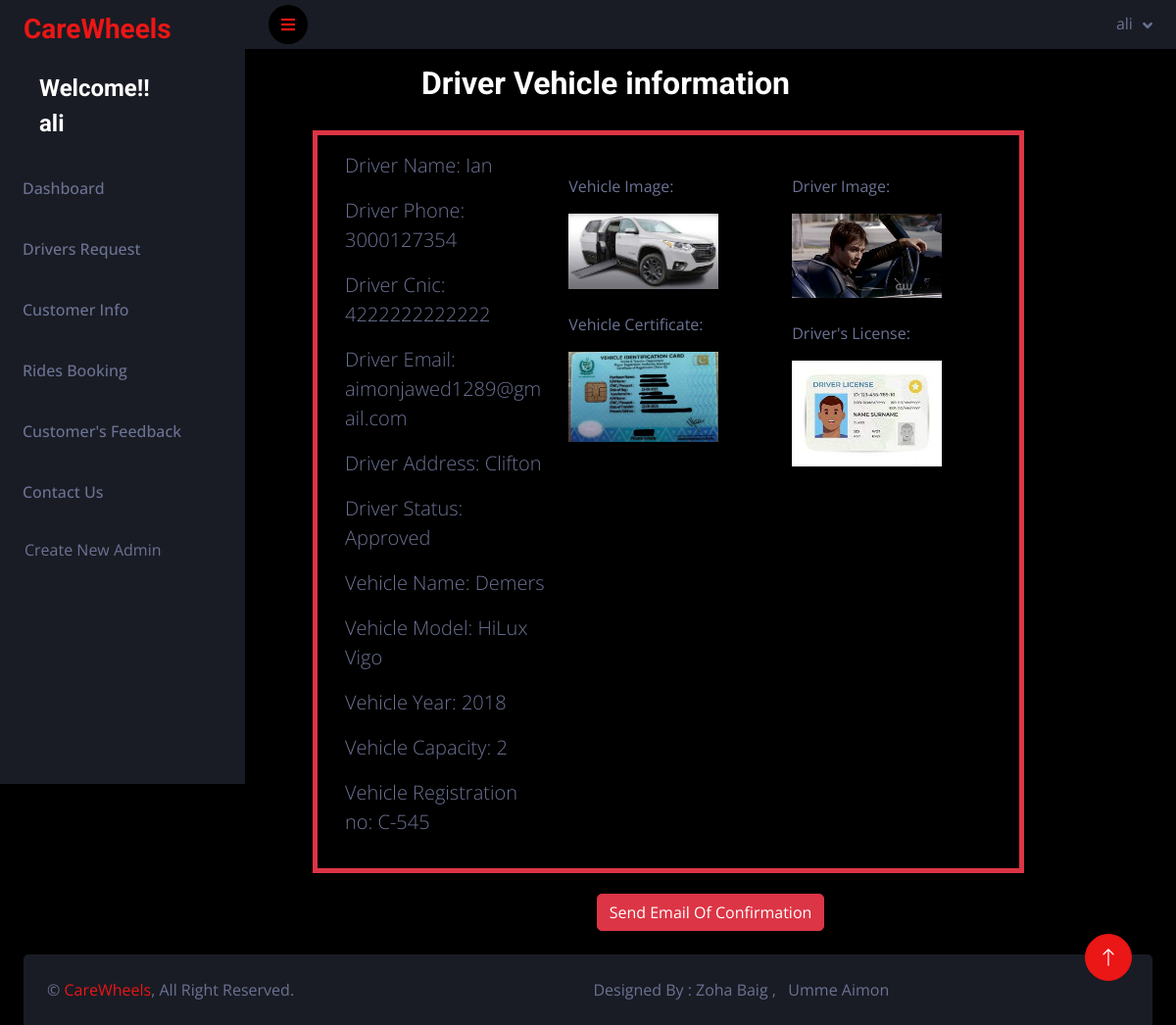
The page /admin/get_vehicle_info.php?d_id=23 (signed in) on the database as committed earlier.
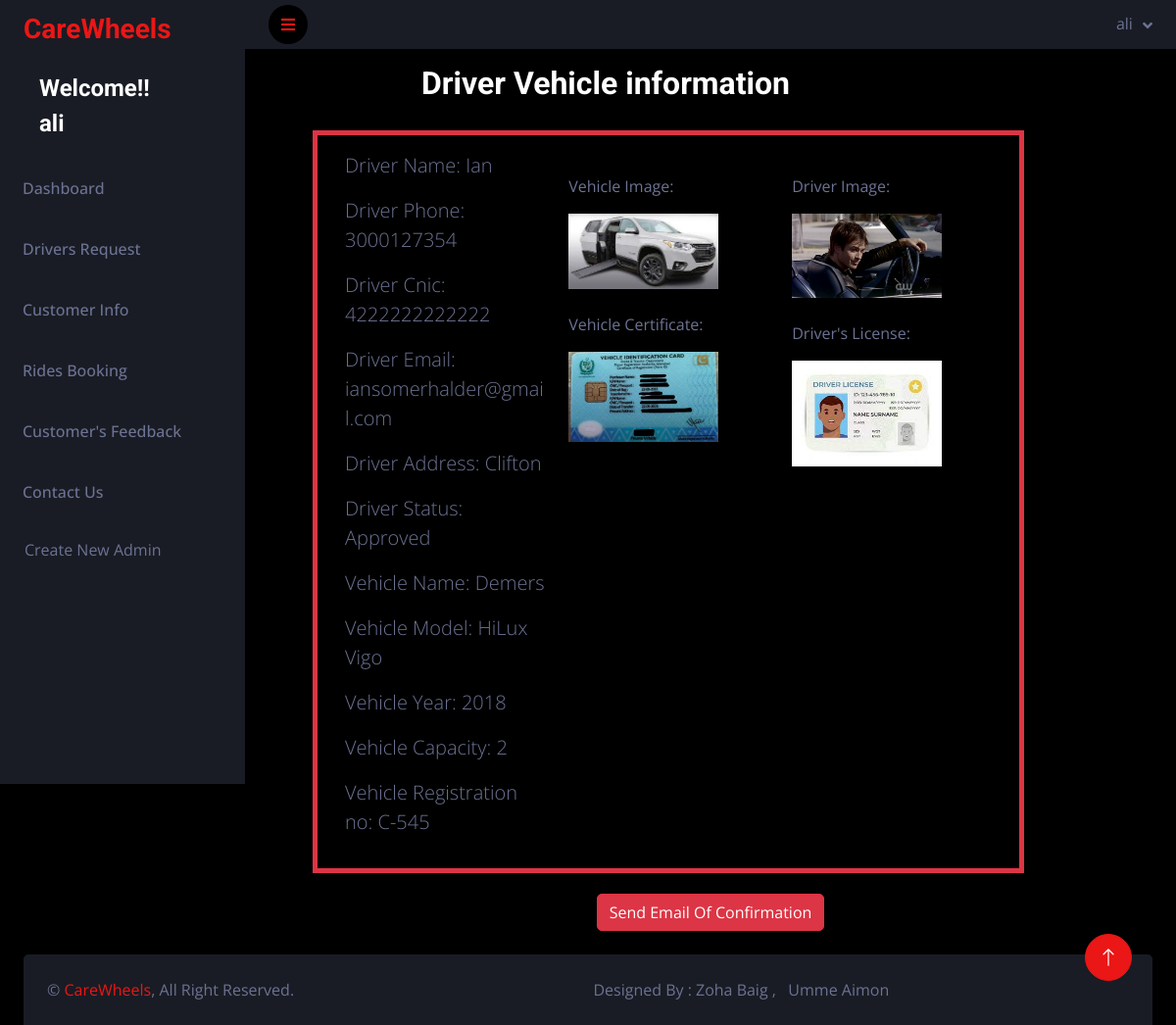
The same page on the database as committed later.
### tables this page shows
CREATE TABLE `vehicles` (
  `v_id` int(11) NOT NULL,
  `v_name` varchar(55) NOT NULL,
  `v_model` varchar(55) NOT NULL,
  `v_year` int(11) NOT NULL,
  `v_capacity` int(11) NOT NULL,
  `v_regNum` varchar(55) NOT NULL,
  `d_id` int(11) NOT NULL,
  `v_drv_img` varchar(255) DEFAULT NULL,
  `v_cert_img` varchar(255) DEFAULT NULL,
  `v_img` varchar(255) DEFAULT NULL,
  `v_drv_lic` varchar(255) DEFAULT NULL
);

CREATE TABLE `drivers` (
  `d_id` int(11) NOT NULL,
  `d_fname` varchar(55) NOT NULL,
  `d_lname` varchar(55) NOT NULL,
  `d_phone` bigint(11) NOT NULL,
  `CNIC` bigint(13) NOT NULL,
  `d_email` varchar(55) NOT NULL,
  `d_address` varchar(55) NOT NULL,
  `d_password` varchar(55) NOT NULL,
  `d_status` varchar(55) DEFAULT NULL
);

### admin/get_vehicle_info.php (the view, shortened to what this page needs)
<!DOCTYPE html>
<?php
require("connect.php");
if($_SESSION["a_email"]){
?>
<html lang="en">
<head>
    <link href="https://cdnjs.cloudflare.com/ajax/libs/font-awesome/5.10.0/css/all.min.css" rel="stylesheet">
    <link href="https://cdn.jsdelivr.net/npm/bootstrap-icons@1.4.1/font/bootstrap-icons.css" rel="stylesheet">
    <link href="lib/owlcarousel/assets/owl.carousel.min.css" rel="stylesheet">
    <link href="lib/tempusdominus/css/tempusdominus-bootstrap-4.min.css" rel="stylesheet" />
    <link href="css/bootstrap.min.css" rel="stylesheet">
    <link href="css/style.css" rel="stylesheet">
</head>
<body>
<div class="page-wrapper">
      <?php
      include('sidebar.php');
   if (isset($_GET['d_id'])) {
$d_id = $_GET['d_id'];
$vquery = "SELECT * FROM drivers JOIN vehicles ON drivers.d_id = vehicles.d_id  WHERE drivers.d_id = $d_id ORDER BY vehicles.d_id";
$vresult = mysqli_query($conn,$vquery);
$num_result = mysqli_num_rows($vresult);
?>
<?php
for($i=0; $i<$num_result; $i++){
$row = mysqli_fetch_assoc($vresult);
?>
<h2 class="card-title row justify-content-center mt-3">Driver Vehicle information</h2>
<div class="card bg-dark">
<div class="card-body row border border-5 border-danger ms-5">
<div class="col-md-4">
<p class="lead">Driver Name: <?php echo $row['d_fname'];?></p>
<p class="lead" >Driver Phone: <?php echo $row['d_phone'];?></p>
<p class="lead">Driver Cnic: <?php echo $row['CNIC'];?></p>
<p class="lead">Driver Email: <?php echo $row['d_email'];?></p>
<p class="lead">Driver Address: <?php echo $row['d_address'];?></p>
<p class="lead">Driver Status: <?php echo $row['d_status'];?></p>
<p class="lead">Vehicle Name: <?php echo $row['v_name'];?></p>
<p class="lead">Vehicle Model: <?php echo $row['v_model'];?></p>
<p class="lead">Vehicle Year: <?php echo $row['v_year'];?></p>
<p class="lead">Vehicle Capacity: <?php echo $row['v_capacity'];?></p>
<p class="lead">Vehicle Registration no: <?php echo $row['v_regNum'];?></p>
</div>
<div class="col-md-4">
    <div class="mt-4">
        <p>Vehicle Image:</p>
    <img class="image-fluid" src="uploadimg/<?php echo $row["v_img"];?>" width=75%>
    </div>
    <div class="mt-4">
    <p>Vehicle Certificate:</p><img class="image-fluid" src="uploadimg/<?php echo $row["v_cert_img"];?>" width=75%></div>
    </div>
    <div class="col-md-4">
    <div class="mt-4"><p>Driver Image:</p><img class="image-fluid" src="uploadimg/<?php echo $row["v_drv_img"];?>" width=75%></div>
   <div class="mt-4"><p>Driver's License:</p> <img class="image-fluid" src="uploadimg/<?php echo $row["v_drv_lic"];?>" width=75%></div>
    </div>
</div>
</div>
<?php
}
}
?>
<form action="d_approvalAction.php" method="post">
<div class="d-flex justify-content-center">
<a type="submit"
    name="submit"
    class="btn btn-danger"
    href="d_approvalAction.php?d_id=<?php echo $row["d_id"];?>"
    role="button">Send Email Of Confirmation</a>
</div>
</form>
        <a href="#" class="btn btn-lg btn-primary btn-lg-square back-to-top"><i class="bi bi-arrow-up"></i></a>
    </div>
    <?php
include('footer.php');
?>
</body>
</html>
<?php
}
else{
    header("location:signin.php");
}
?>

Rows that differ between the two databases and show on the page:
changed through a linked row, vehicles "Demers": d.d_email "aimonjawed1289@gmail.com" → "iansomerhalder@gmail.com"
